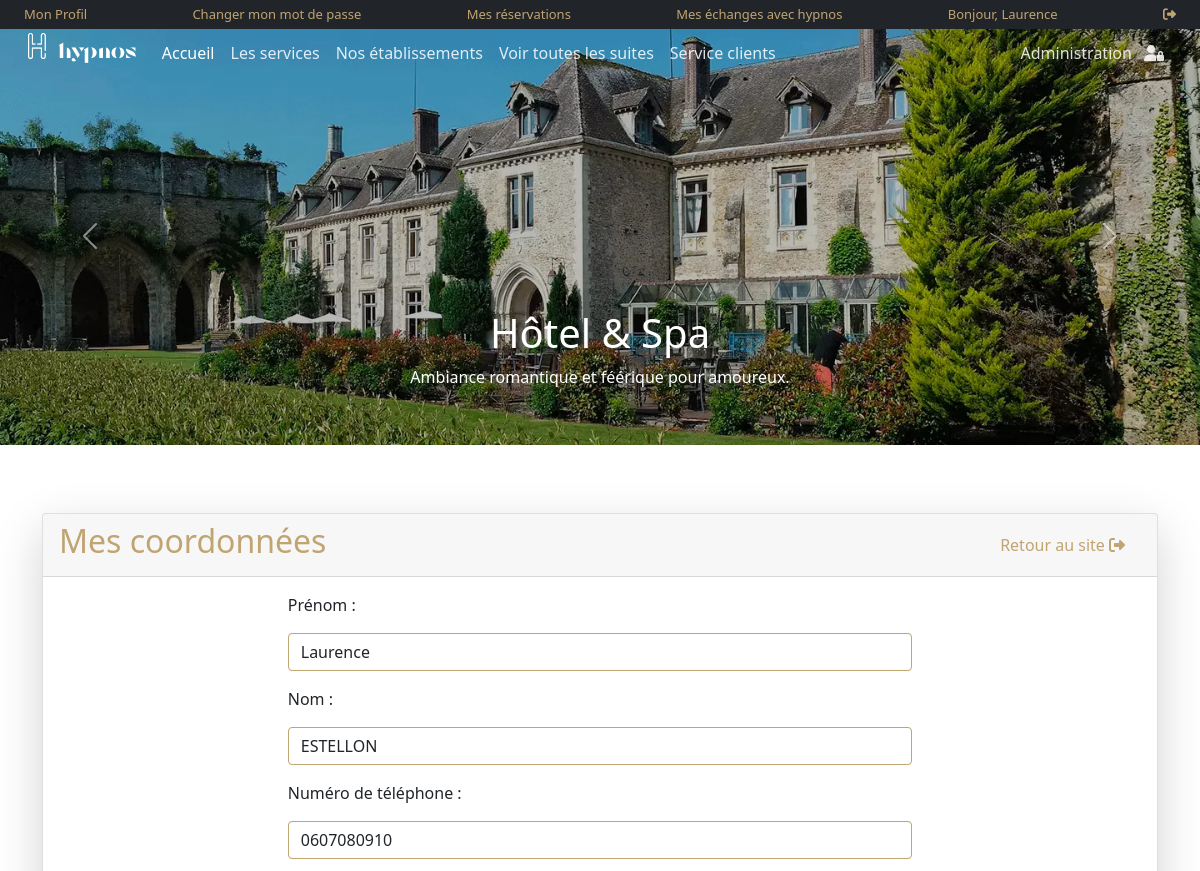
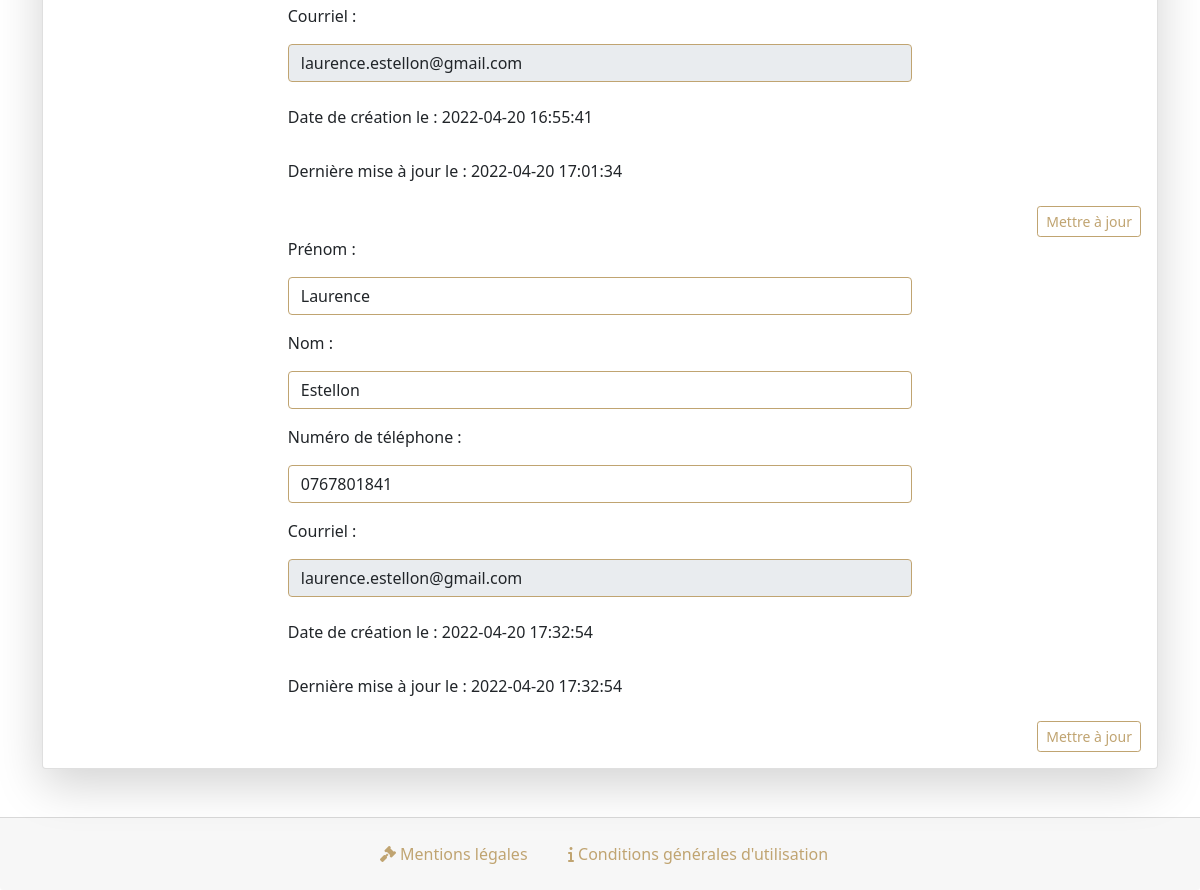
The page /profile.php (signed in) on the database its author committed (2 pictures, top to bottom).
### tables this page shows
CREATE TABLE `users` (
  `id` int(11) NOT NULL,
  `firstname` varchar(100) DEFAULT NULL,
  `lastname` varchar(100) NOT NULL,
  `phonenumber` char(10) DEFAULT NULL,
  `emailid` varchar(70) DEFAULT NULL,
  `password` varchar(100) DEFAULT NULL,
  `createdate` timestamp NULL DEFAULT current_timestamp(),
  `updatedate` timestamp NULL DEFAULT current_timestamp() ON UPDATE current_timestamp()
);

### profile.php (the view, shortened to what this page needs)
<?php
include('includes/config.php');
if(strlen($_SESSION['login'])==0)
	{
header('location:index.php');
}
else{
?>
<!DOCTYPE HTML>
	<html>
		<head>
			<link href="https://cdn.jsdelivr.net/npm/bootstrap@5.1.3/dist/css/bootstrap.min.css" rel="stylesheet">
			<link href="css/hypnos.css" rel="stylesheet" type="text/css" />
			<link href="css/mobile.css" rel="stylesheet" type="text/css" />
			<link href="css/scrollToTop.css" rel="stylesheet" type="text/css" />
		</head>
	<body>
		<div class="account">
		<?php include('includes/header.php');?>
		</div>
		<main class="main mb-5">
			<div class="container pt-5">
				<div class="card shadow-lg mt-5">
					<div class="card-header d-flex justify-content-between align-items-center">
						<h2>Mes coordonnées</h2>
							<a href="index.php" class="link d-none d-xl-block d-lg-block d-sm-block">
								Retour au site <i class="fa-solid fa-right-from-bracket me-3"></i>
							</a>
					</div>
					<div class="card-body">
						<?php
							$email=$_SESSION['login'];
							$sql = "SELECT * from users where emailid=:email";
							$query = $dbh -> prepare($sql);
							$query -> bindParam(':email',$email, PDO::PARAM_STR);
							$query->execute();
							$results=$query->fetchAll(PDO::FETCH_OBJ);
							if($query->rowCount() > 0)
							{
							foreach($results as $result)
							{	?>
						<form name="changepwd" method="post" enctype="multipart/form-data">
						<div class="row g-3 justify-content-center">
								<div class="col-xl-7 col-lg-7">
									<label for="fname" class="col-form">Prénom :</label>
								</div>
								<div class="col-xl-7 col-lg-7 justify-content-center">
									<input type="text" class="form-control input mb-3" name="fname" id="fname" placeholder="Entrez votre prénom" value="<?php echo htmlentities($result->firstname);?>" required="">
								</div>
							</div>
							<div class="row g-3 justify-content-center">
								<div class="col-xl-7 col-lg-7">
									<label for="lname" class="col-form">Nom :</label>
								</div>
								<div class="col-xl-7 col-lg-7 justify-content-center">
									<input type="text" class="form-control input mb-3" name="lname" id="lname" placeholder="Entrez votre nom" value="<?php echo htmlentities($result->lastname);?>" required="">
								</div>
							</div>
							<div class="row g-3 justify-content-center">
								<div class="col-xl-7 col-lg-7">
									<label for="pnumber" class="col-form">Numéro de téléphone :</label>
								</div>
								<div class="col-xl-7 col-lg-7 justify-content-center">
									<input type="text" class="form-control input mb-3" name="pnumber" id="pnumber" placeholder="Entrez votre téléphone" value="<?php echo htmlentities($result->phonenumber);?>" required="">
								</div>
							</div>
							<div class="row g-3 justify-content-center">
								<div class="col-xl-7 col-lg-7">
									<label for="email" class="col-form">Courriel :</label>
								</div>
								<div class="col-xl-7 col-lg-7 justify-content-center">
									<input type="email" class="form-control input mb-3" name="email" id="email" placeholder="Entrez votre adresse électronique" value="<?php echo htmlentities($result->emailid);?>" readonly required="">
								</div>
							</div>
							<div class="row g-3 justify-content-center">
								<div class="col-xl-7 col-lg-7 d-flex justify-content-start">
									<label for="create" class="col-form-label">
										Date de création le : <?php echo htmlentities($result->createdate);?>
									</label>
								</div>
								<div class="col-xl-7 col-lg-7 d-flex justify-content-start">
									<label for="update" class="col-form-label">
										Dernière mise à jour le : <?php echo htmlentities($result->updatedate);?>
									</label>
								</div>
								<div class="d-flex justify-content-end">
									<button type="submit" name="submit6" class="btn btn-sm btn-hypnos pb-1">Mettre à jour</button>
								</div>
							</div>
							<?php }} ?>
						</form>
					</div>
				</div>
			</div>
		</main>
			<?php include('includes/footer.php');?>
</body>
</html>
<?php } ?>

### css/hypnos.css (style rules this page uses)
body { height: 100vh; z-index: 0; }
html { scrollbar-width: none }
.main { top: 100px; }
h2 { color: rgb(192, 164, 113); font-weight: 500 }
.btn-hypnos { color: rgb(192, 164, 113); background-color: #fff; border-color: rgb(192, 164, 113) }
.form-control { border: 1px solid rgb(192, 164, 113); }
.link { color: rgb(192, 164, 113); text-decoration: none; list-style: none; padding-left: 0.5rem; }

### rows shown on the page
users: fname "Laurence", lname "ESTELLON", pnumber "0607080910", email "laurence.estellon@gmail.com", createdate "2022-04-20 16:55:41", updatedate "2022-04-20 17:01:34"
users: fname "Laurence", lname "Estellon", pnumber "0767801841", email "laurence.estellon@gmail.com", createdate "2022-04-20 17:32:54", updatedate "2022-04-20 17:32:54"

### other values the page prints
$_SESSION['prenom'] "Laurence"
